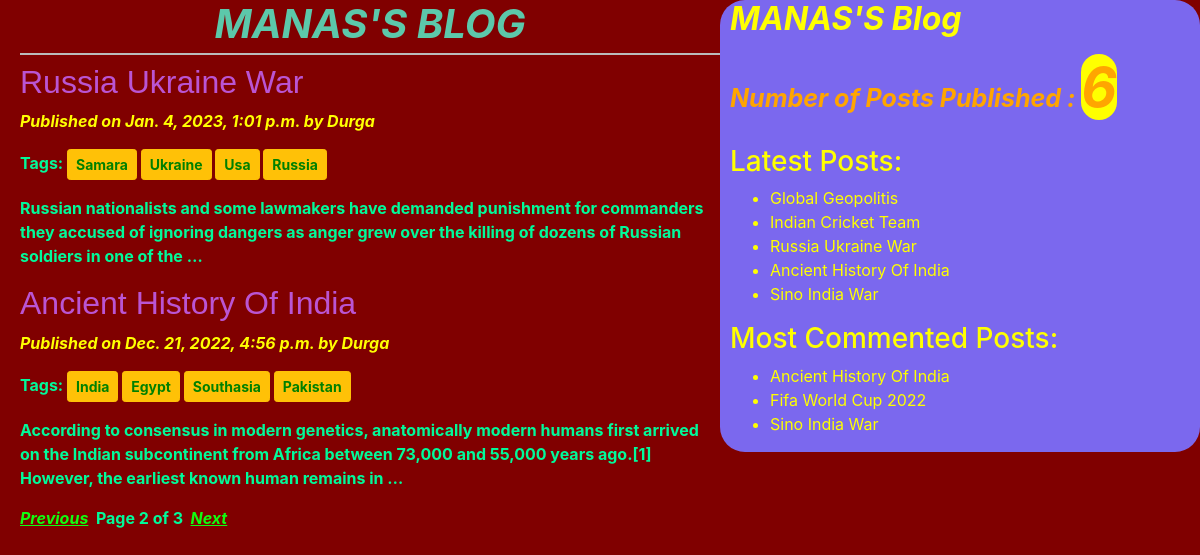
Screenshot of /?page=2 with the database file from the repository.
### BloggingApp/models.py (models this page shows, shortened)
class Post(models.Model):
    STATUS_CHOICES=(('draft','Draft'),('published','Published'))
    title=models.CharField(max_length=150)
    slug=models.SlugField(max_length=250,unique_for_date='publish')
    author=models.ForeignKey(User,on_delete=models.CASCADE,related_name='blog_posts')
    body=models.TextField()
    publish=models.DateTimeField(default=timezone.now)
    created=models.DateTimeField(auto_now_add=True)
    updated=models.DateTimeField(auto_now=True)
    status=models.CharField(max_length=10,choices=STATUS_CHOICES,default='draft')
    objects=CustomManager()
    tags=TaggableManager()
    class Meta:
        ordering=('-publish',)
    def get_absolute_url(self):
        return reverse("post_detail",args=[self.publish.year,self.publish.strftime('%m'),self.publish.strftime('%d'),self.slug])

### BloggingApp/views.py (the view)
# urls.py: path('',views.post_list_view),
def post_list_view(request,tag_slug=None):
    post_list=Post.objects.all()
    tag=None
    if tag_slug:
        tag=get_object_or_404(Tag,slug=tag_slug)
        post_list=post_list.filter(tags__in=[tag])
    paginator=Paginator(post_list,2)
    page_number=request.GET.get('page')
    try:
        post_list=paginator.page(page_number)
    except PageNotAnInteger:
        post_list=paginator.page(1)
    except EmptyPage:
        post_list=paginator.page(paginator.num_pages)
    return render(request,'bloggingapp/post_list.html',{'post_list':post_list,'tag':tag})

### BloggingApp/models.py (called while the page is built)
    def get_queryset(self):
        return super().get_queryset().filter(status='published')

### BloggingApp/templatetags/bloggingapp_tags.py (called while the page is built)
@register.simple_tag(name='my_tag')
def total_posts():
    return Post.objects.count()

@register.inclusion_tag('bloggingapp/latest_posts123.html')
def show_latest_posts(count):
    latest_posts=Post.objects.order_by('-publish')[:count]
    return{'latest_posts':latest_posts}

@register.simple_tag
def get_most_commented_posts(count=3):
    most_commented_posts=Post.objects.annotate(total_comments=Count('comments')).order_by('-total_comments')[:count]
    return most_commented_posts

### templates/bloggingapp/post_list.html (shortened to what this page needs)
<!DOCTYPE html>
{% extends 'bloggingapp/base.html'%}
{% load static %}
{% block content_block %}
<h1 ><strong><em>MANAS'S BLOG</em></strong></h1>
{% for post in post_list%}
       <a id="post" href="{{post.get_absolute_url}}"> <h2>{{post.title|title}}</h2></a>
       <p class="date" style="color:yellow;font-style:oblique;">Published on {{post.publish}} by {{post.author|title}}</p>
       <p>
         Tags:
         {% for tag  in post.tags.all  %}
         <a class='btn btn-warning btn-sm' style="font-weight:bold;color:green;"
         href="{%url 'post_list_by_tagname' tag.slug%}">{{tag.name|title}}</a>
         {% endfor %}
        </p>
       {{post.body|truncatewords:30|linebreaks }}
  {%endfor%}
    {% include 'bloggingapp/pagination.html' with page=post_list  %}
{%endblock%}

### templates/bloggingapp/base.html (shortened to what this page needs)
<!DOCTYPE html>
{% load static %}
{% load bloggingapp_tags %}
<html lang="en" dir="ltr">
  <head>
    <link rel="stylesheet" href="{% static "css/bootstrap.css" %}">
    <link rel="stylesheet" href="{% static "css/blogging.css" %}">
  </head>
  <body>
    <div class="content">
      {% block content_block %}
      {%endblock%}
    </div>
    <div class="sidebar">
      <h2 ><strong><em>MANAS'S Blog</em></strong></h2>
      <p id="tp"> Number of Posts Published : <span  class="tp">{% my_tag %}</span></p>
      <h3>Latest Posts:</h3>{%show_latest_posts 5 %}
      <h3>Most Commented Posts:</h3>
      {% get_most_commented_posts as most_commented_posts%}
      <ul>
        {% for post in most_commented_posts%}
        <li > <a style="color:yellow;" href="{{post.get_absolute_url}}">{{post.title|title}}</a></li>
        {% endfor%}
      </ul>
    </div>
  </body>
</html>

### templates/bloggingapp/latest_posts123.html
<ul>
    {% for post in latest_posts %}
    <li><a style="color:yellow;" href="{{post.get_absolute_url}}"> {{post.title|title}}</a></li>
    {% endfor %}
</ul>

### static/css/blogging.css (style rules this page uses)
.content { width: 60%; float: left; font-family:-apple-system, BlinkMacSystemFont, 'Segoe UI', Roboto, Oxygen, Ubuntu, Cantarell, 'Open Sans', 'Helvetica Neue', sans-serif; color:mediumspringgreen; font-weight: bold; padding-left: 20px; border-radius: 25px; }
.sidebar { width: 40%; background: mediumslateblue; float: right; color:yellow; padding-left: 10px; border-radius: 25px; }
#post { color:mediumorchid; font-family:Verdana, Geneva, Tahoma, sans-serif; font-weight:900; }
body { background:maroon; }
h1 { text-align: center; border-bottom: 2px solid #bbb; padding-bottom: 5px; }
#tp { color:orange; font-size:25px; font-weight: bold; font-style: oblique; }
.tp { background:yellow; font-size: 55px; border-radius: 50px; font-style:oblique; }

### rows the page displays
Post: title "Russia Ukraine War", publish "Jan. 4, 2023, 1:01 p.m.", author "Durga", body "Russian nationalists and some lawmakers have demanded punishment for commanders they accused of ignoring dangers as anger grew over the killing of dozens of Russian soldiers in one of the …"
Tag: name "Samara"
Tag: name "Ukraine"
Tag: name "Usa"
Tag: name "Russia"
Post: title "Ancient History Of India", publish "Dec. 21, 2022, 4:56 p.m.", author "Durga", body "According to consensus in modern genetics, anatomically modern humans first arrived on the Indian subcontinent from Africa between 73,000 and 55,000 years ago.[1] However, the earliest known human remains in …"
Tag: name "India"
Tag: name "Egypt"
Tag: name "Southasia"
Tag: name "Pakistan"
Post: title "Global Geopolitis"
Post: title "Indian Cricket Team"
Post: title "Sino India War"
Post: title "Fifa World Cup 2022"

### other values shown
{{ page.number }} "2"
{{ page.paginator.num_pages }} "3"
